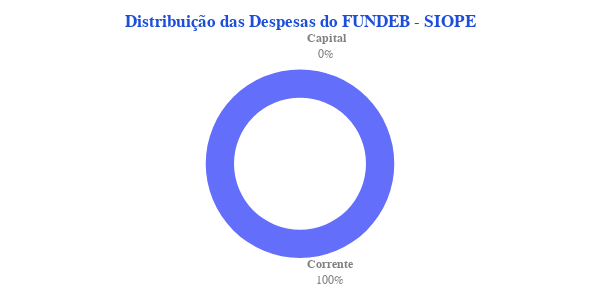

Write notebook code for a chart like this one.
### Code cell
df = saidas_df_siope.copy()
df = df.iloc[[5,6],:]
df

donut_outs_corrent_siope = donut_chart(
    labels=[value[16:] for value in df['Despesas do Fundo']],
    values=df['Valor (R$)'],
    title='Distribuição das Despesas do FUNDEB - SIOPE',
    width=600,
    height=300,
    margin=dict(t=60, b=0, l=10, r=10)
)
donut_outs_corrent_siope.show()
donut_outs_corrent_siope.write_image('../2025/Dados_processados/imgs/siope/graficos/donut_outs_corrent_siope.png', width=600, height=300)

### Figure 1 — Plotly figure (JSON) as saved in the notebook; plotly's stock layout.template omitted (floating-point values rounded to 4 significant figures)
{"data": [{"hole": 0.7, "insidetextorientation": "radial", "labels": ["Corrente", "Capital"], "pull": 0.05, "sort": true, "textinfo": "percent+label+value", "texttemplate": "<b>%{label}</b><br>%{percent}", "type": "pie", "values": [13340000.0, 0.0]}], "layout": {"font": {"color": "gray", "family": "Arial"}, "height": 300, "margin": {"b": 0, "l": 10, "r": 10, "t": 60}, "showlegend": false, "title": {"font": {"color": "#1D4ED8", "family": "Arial"}, "text": "<b>Distribuição das Despesas do FUNDEB - SIOPE</b>", "x": 0.5, "y": 0.95}, "width": 600}}
